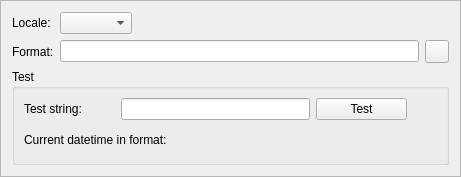
<?xml version="1.0" encoding="UTF-8"?>
<ui version="4.0">
 <class>DateTimeConfigWidget</class>
 <widget class="QFrame" name="DateTimeConfigWidget">
  <property name="geometry">
   <rect>
    <x>0</x>
    <y>0</y>
    <width>461</width>
    <height>177</height>
   </rect>
  </property>
  <property name="sizePolicy">
   <sizepolicy hsizetype="Preferred" vsizetype="MinimumExpanding">
    <horstretch>0</horstretch>
    <verstretch>0</verstretch>
   </sizepolicy>
  </property>
  <property name="windowTitle">
   <string notr="true">DateTimeConfigWidget</string>
  </property>
  <property name="frameShape">
   <enum>QFrame::StyledPanel</enum>
  </property>
  <property name="frameShadow">
   <enum>QFrame::Raised</enum>
  </property>
  <layout class="QGridLayout" name="gridLayout_2">
   <item row="0" column="0">
    <widget class="QLabel" name="_localeCmboBox">
     <property name="text">
      <string>Locale:</string>
     </property>
    </widget>
   </item>
   <item row="0" column="1">
    <widget class="QComboBox" name="localeCmboBox"/>
   </item>
   <item row="0" column="2">
    <spacer name="horizontalSpacer">
     <property name="orientation">
      <enum>Qt::Horizontal</enum>
     </property>
     <property name="sizeHint" stdset="0">
      <size>
       <width>133</width>
       <height>20</height>
      </size>
     </property>
    </spacer>
   </item>
   <item row="1" column="0">
    <widget class="QLabel" name="_formatLineEdit">
     <property name="text">
      <string>Format:</string>
     </property>
    </widget>
   </item>
   <item row="1" column="1" colspan="2">
    <widget class="QLineEdit" name="formatLineEdit">
     <property name="toolTip">
      <string>Insert the format definition of the datetime string</string>
     </property>
    </widget>
   </item>
   <item row="1" column="3">
    <widget class="QToolButton" name="formatHelpButton">
     <property name="toolTip">
      <string>Show help to datetime format symbols</string>
     </property>
     <property name="text">
      <string/>
     </property>
     <property name="icon">
      <iconset resource="../../resources.qrc">
       <normaloff>:/resources/icons/status/dialog-question.png</normaloff>:/resources/icons/status/dialog-question.png</iconset>
     </property>
    </widget>
   </item>
   <item row="2" column="0" colspan="4">
    <widget class="QGroupBox" name="groupBox">
     <property name="title">
      <string>Test</string>
     </property>
     <layout class="QGridLayout" name="gridLayout">
      <item row="0" column="0">
       <widget class="QLabel" name="testString">
        <property name="text">
         <string>Test string:</string>
        </property>
       </widget>
      </item>
      <item row="0" column="3">
       <widget class="QPushButton" name="testButton">
        <property name="text">
         <string>Test</string>
        </property>
       </widget>
      </item>
      <item row="0" column="4">
       <widget class="QLabel" name="testResultLabel">
        <property name="maximumSize">
         <size>
          <width>24</width>
          <height>24</height>
         </size>
        </property>
        <property name="text">
         <string notr="true"/>
        </property>
        <property name="pixmap">
         <pixmap resource="../../resources.qrc">:/resources/icons/emblems/emblem-placeholder.png</pixmap>
        </property>
        <property name="scaledContents">
         <bool>true</bool>
        </property>
       </widget>
      </item>
      <item row="1" column="2" colspan="3">
       <widget class="QLabel" name="currentTimestampLabel">
        <property name="text">
         <string/>
        </property>
       </widget>
      </item>
      <item row="1" column="0" colspan="2">
       <widget class="QLabel" name="label">
        <property name="text">
         <string>Current datetime in format:</string>
        </property>
       </widget>
      </item>
      <item row="0" column="1" colspan="2">
       <widget class="QLineEdit" name="testStringLineEdit">
        <property name="toolTip">
         <string>A string that contains a datetime string from the logfile</string>
        </property>
       </widget>
      </item>
     </layout>
    </widget>
   </item>
  </layout>
 </widget>
 <resources>
  <include location="../../resources.qrc"/>
 </resources>
 <connections/>
</ui>
